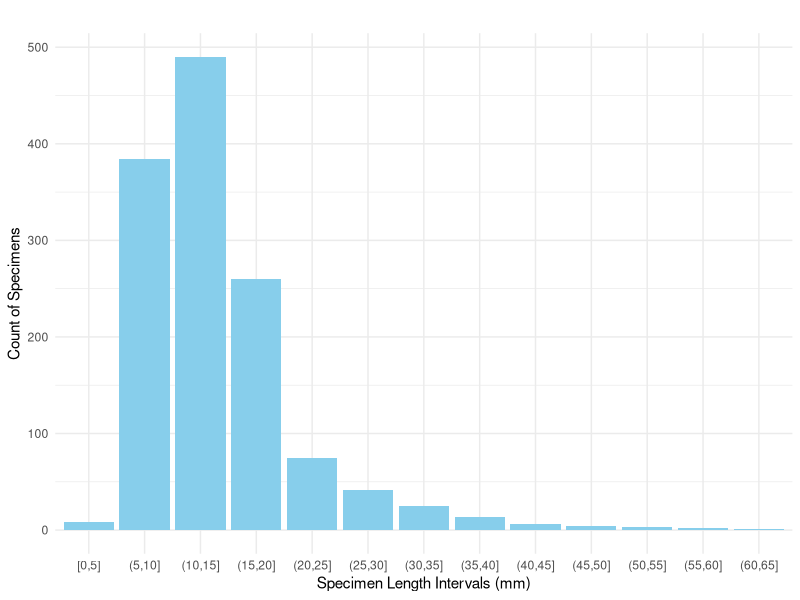

Source code (R):
#Alternating carnivore and Neanderthal activities at Escoural Cave:
#Insights from the taphonomic and machine learning analysis of leporid remains

# Cobo-Sánchez, L.; Rufà, A.; Cascalheira, J.

# 4. Breakage: Barplot for specimen length
# Load necessary library and load data
library(ggplot2)
data <- read.csv("analysis/data/raw_data/4_lengths.csv")

# Create intervals for specimen lengths with whole numbers and 10 intervals
# Using pretty to get nice round numbers for breaks
breaks <- pretty(data$SPECIMENSIZE, n = 10)

data$interval <- cut(data$SPECIMENSIZE, breaks = breaks, include.lowest = TRUE)

# Count the number of specimens in each interval
interval_counts <- as.data.frame(table(data$interval))
colnames(interval_counts) <- c("Interval", "Count")

# Create the barplot Distribution of leporid specimen lengths.
plot<-ggplot(interval_counts, aes(x = Interval, y = Count)) +
  geom_bar(stat = "identity",fill="skyblue") +
  theme_minimal()+
  labs(title = "",
       x = "Specimen Length Intervals (mm)",
       y = "Count of Specimens")+
  theme(
    panel.background = element_rect(fill = "white", color = NA),
    plot.background = element_rect(fill = "white", color = NA)
  )

# Save the plot with 300 dpi resolution
#ggsave("Figure5.png", plot = plot, width = 10, height = 8, dpi = 300)
